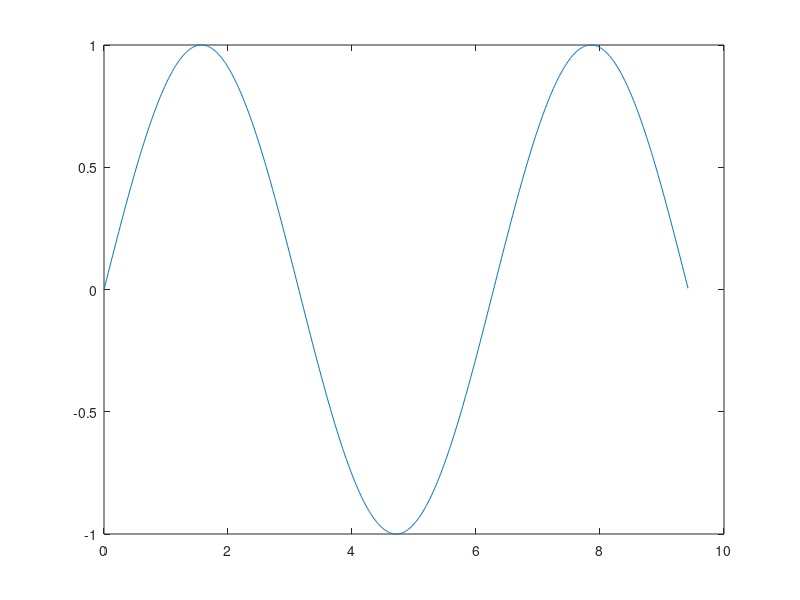

Here is the MATLAB script that generated this plot: (Note: this script raises an error after producing the figure.)
%%  KR

x = [0:0.01:3*pi];
y = sin(x);
figure
plot(x,y)

%%
p = rand(7)

x = p(end-1,end-1)
%%
syms  a;
limit((x-a)/log(x-a+1),x,a)
%%

syms x;
limit(1-(exp(-x))/x,x,inf)

%%
syms n a x;
diff(exp(-a*x.^5)+log(a.^n+x.^a)-a.*n/(x.^3),x)
%%
x = [0.01:0.01:2*pi];
f=(sin(x))./x ;
g=(exp(-x)).*cos(x);

figure
plot(x,f)
xlabel('x')
ylabel('y')
grid on
legend('f','Location','northwestoutside') 

figure
plot(x,g)
xlabel('x')
ylabel('y')
grid on
legend('g','Location','northwestoutside') 

figure
hold on
plot(x,f)
plot(x,g)
xlabel('x')
ylabel('y')
grid on
legend('f','g','Location','northwestoutside') 

figure
subplot(1,2,1)
plot(x,f)
xlabel('x')
ylabel('y')
grid on
legend('f','Location','northwestoutside') 

subplot(1,2,2)
plot(x,g)
xlabel('x')
ylabel('y')
grid on
legend('g','Location','northwestoutside') 
%%

x=0:0.1:10;
f = log(3*x) ;
g = log(x).*cos(2*x);
figure
loglog(x,f)
hold on
loglog(x,g)
legend('график f','график g','Location','northwestoutside') 
xlabel('x')
ylabel('y')

%%


t=[0:0.1:10];
x=2*t;
y=5.*t+t.^2-2.*t.^3;
ux(1:length(x))=2;
uy=5+2*t-6*t.^2;
figure
quiver(x,y,ux,uy,0.1)
figure
feather(ux,uy) 
figure
compass(ux,uy) 
hold on

%%
%Постройте параметрически заданную поверхность, определённую зависимостями x(u,v)=2*u*cos(v),
% y(u,v)=3*u*sin(v), z(u,v)=u, где u,v: [-4pi,4pi] с шагом 0,1*pi (v – вектор-строка, u – вектор-столбец).

figure
[u,v] = meshgrid(-4*pi:0.1*pi:4*pi);
x = 2.*u.*cos(v);
y = 3.*u.*sin(v);
z = u;
hold on;
surf(x,y,z)

view(3)
%%
%Постройте график трёхмерной линии x=(t/(1-t))*sin(t), y=(t/(1+t))*cos(t), z=t, t: [0,100] с шагом 0.01.
figure
t = [0:0.01:100];
z=t;
x=(t./(1-t)).*sin(t);
y=(t./(1+t)).*cos(t);
z=t;

plot3(x,y,z)
grid on
